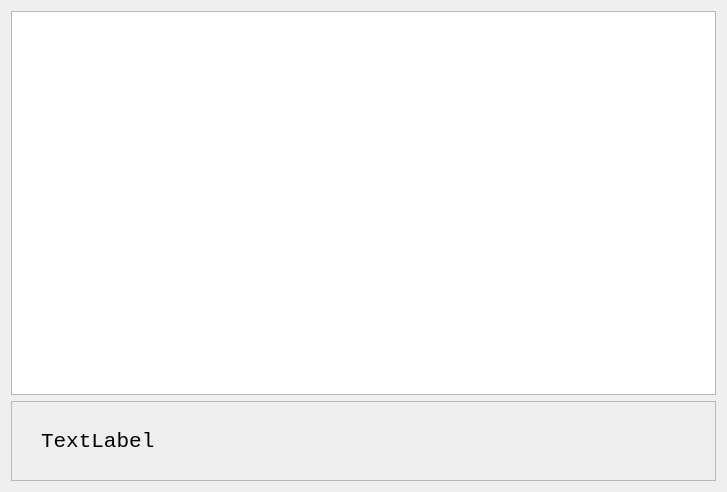
<?xml version="1.0" encoding="UTF-8"?>
<ui version="4.0">
 <class>DeviceForm</class>
 <widget class="QWidget" name="DeviceForm">
  <property name="geometry">
   <rect>
    <x>0</x>
    <y>0</y>
    <width>727</width>
    <height>492</height>
   </rect>
  </property>
  <property name="windowTitle">
   <string>Form</string>
  </property>
  <layout class="QVBoxLayout" name="verticalLayout">
   <item>
    <widget class="QTableView" name="tableView"/>
   </item>
   <item>
    <widget class="QFrame" name="frame">
     <property name="minimumSize">
      <size>
       <width>0</width>
       <height>80</height>
      </size>
     </property>
     <property name="frameShape">
      <enum>QFrame::StyledPanel</enum>
     </property>
     <property name="frameShadow">
      <enum>QFrame::Raised</enum>
     </property>
     <widget class="QLabel" name="label">
      <property name="geometry">
       <rect>
        <x>30</x>
        <y>20</y>
        <width>151</width>
        <height>41</height>
       </rect>
      </property>
      <property name="font">
       <font>
        <family>Consolas</family>
        <pointsize>16</pointsize>
       </font>
      </property>
      <property name="toolTip">
       <string>&lt;html&gt;&lt;head/&gt;&lt;body&gt;&lt;p&gt;&lt;span style=&quot; font-size:10pt;&quot;&gt;Current weight&lt;/span&gt;&lt;/p&gt;&lt;/body&gt;&lt;/html&gt;</string>
      </property>
      <property name="text">
       <string>TextLabel</string>
      </property>
     </widget>
    </widget>
   </item>
  </layout>
 </widget>
 <resources/>
 <connections/>
</ui>
